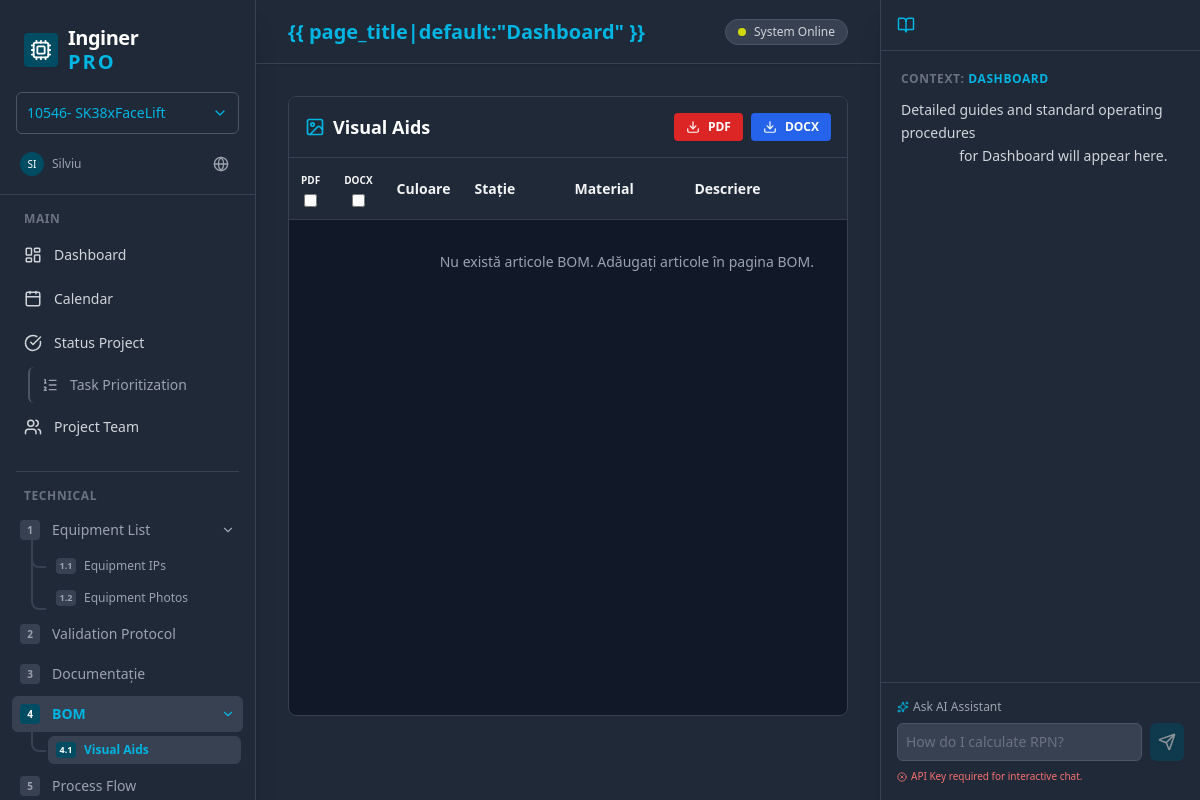
The page /visual-aids/ on the database as committed earlier.
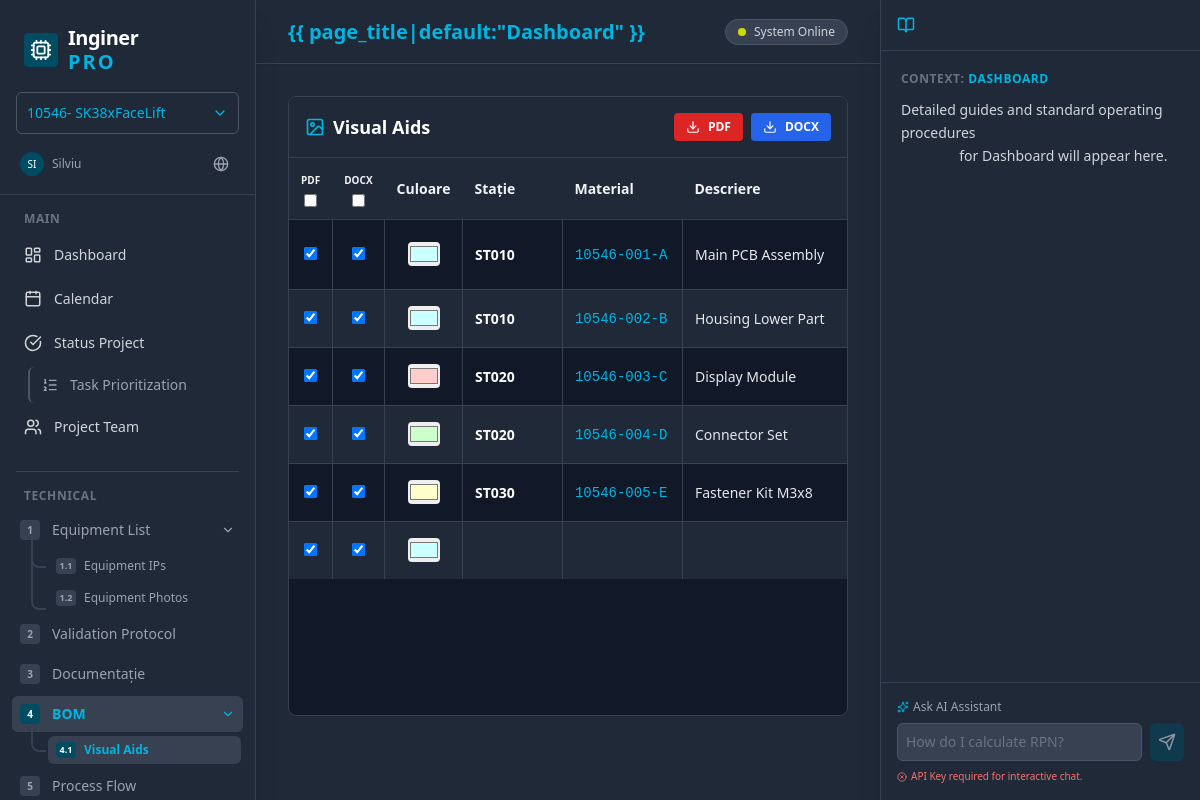
The same page on the database as committed later.
### core/models.py (models this page shows, shortened)
class BomItem(models.Model):
    station = models.CharField(max_length=100)
    part_number = models.CharField(max_length=100, verbose_name="Material/Part Number")
    description = models.TextField(blank=True)
    quantity = models.PositiveIntegerField(default=1)
    visual_aid_bg_color = models.CharField(max_length=7, default='#CCFFFF')
    image = models.ImageField(upload_to='bom_images/', blank=True, null=True)
    order = models.PositiveIntegerField(default=0)
    variants = models.ManyToManyField(Variant, through='BomItemVariant', related_name='bom_items')
    class Meta:
        ordering = ['order', 'station']

### core/views.py (the view)
# urls.py: path('visual-aids/', views.visual_aids, name='visual_aids'),
def visual_aids(request):
    bom_items = BomItem.objects.prefetch_related('item_variants__variant').all()
    variants = Variant.objects.all()
    context = {
        'active_view': 'visual_aids',
        'page_title': 'Visual Aids',
        'bom_items': bom_items,
        'variants': variants,
    }
    return render(request, 'visual_aids.html', context)

### templates/visual_aids.html (shortened to what this page needs)
{% extends 'base.html' %}
{% load static %}
{% load validation_extras %}
{% block content %}
<div
    class="bg-white dark:bg-gray-900 rounded-lg border border-gray-200 dark:border-gray-700 shadow-sm flex flex-col h-[calc(100vh-180px)] overflow-hidden">
    <div
        class="p-4 border-b border-gray-200 dark:border-gray-700 flex justify-between items-center bg-gray-50 dark:bg-gray-800">
        <h2 class="text-lg font-bold text-gray-800 dark:text-white flex items-center gap-2">
            <i data-lucide="image" class="w-5 h-5 text-preh-petrol dark:text-preh-light-blue"></i>
            Visual Aids
        </h2>
        <div class="flex gap-2">
            <form action="{% url 'visual_aids_export_pdf' %}" method="post" class="inline">
                <button type="submit"
                    class="flex items-center gap-2 px-3 py-1.5 bg-red-600 text-white rounded hover:bg-red-700 transition-colors text-xs font-bold shadow-sm">
                    <i data-lucide="download" class="w-3.5 h-3.5"></i>
                    PDF
                </button>
            </form>
            <form action="{% url 'visual_aids_export_docx' %}" method="post" class="inline">
                <button type="submit"
                    class="flex items-center gap-2 px-3 py-1.5 bg-blue-600 text-white rounded hover:bg-blue-700 transition-colors text-xs font-bold shadow-sm">
                    <i data-lucide="download" class="w-3.5 h-3.5"></i>
                    DOCX
                </button>
            </form>
        </div>
    </div>
    <div class="flex-1 overflow-auto">
        <table class="w-full text-sm text-left border-collapse">
            <thead
                class="bg-gray-100 dark:bg-gray-800 text-gray-700 dark:text-gray-100 font-semibold sticky top-0 shadow-sm z-10">
                <tr>
                    <th class="p-3 border-b dark:border-gray-700 w-12 text-center">
                        <div class="flex flex-col items-center">
                            <span class="text-[10px] mb-1">PDF</span>
                            <input type="checkbox" id="select-all-pdf" onchange="toggleAll('pdf', this.checked)" />
                        </div>
                    </th>
                    <th class="p-3 border-b dark:border-gray-700 w-12 text-center">
                        <div class="flex flex-col items-center">
                            <span class="text-[10px] mb-1">DOCX</span>
                            <input type="checkbox" id="select-all-docx" onchange="toggleAll('docx', this.checked)" />
                        </div>
                    </th>
                    <th class="p-3 border-b dark:border-gray-700 w-20 text-center">Culoare</th>
                    <th class="p-3 border-b dark:border-gray-700 min-w-[100px]">Stație</th>
                    <th class="p-3 border-b dark:border-gray-700 min-w-[120px]">Material</th>
                    <th class="p-3 border-b dark:border-gray-700 min-w-[200px]">Descriere</th>
                </tr>
            </thead>
            <tbody class="divide-y divide-gray-100 dark:divide-gray-700">
                {% for item in bom_items %}
                <tr
                    class="hover:bg-gray-50 dark:hover:bg-gray-800 {% if forloop.counter|divisibleby:2 %}bg-gray-50 dark:bg-gray-800{% else %}bg-white dark:bg-gray-900{% endif %}">
                    <td class="p-3 text-center border-r dark:border-gray-700">
                        <input type="checkbox" name="pdf_{{ item.id }}" class="pdf-checkbox" checked />
                    </td>
                    <td class="p-3 text-center border-r dark:border-gray-700">
                        <input type="checkbox" name="docx_{{ item.id }}" class="docx-checkbox" checked />
                    </td>
                    <td class="p-3 text-center border-r dark:border-gray-700">
                        <input type="color" value="{{ item.visual_aid_bg_color }}"
                            hx-post="/visual-aids/color/{{ item.id }}/" hx-trigger="change" name="color"
                            class="w-8 h-6 p-0 border-0 rounded cursor-pointer" />
                    </td>
                    <td class="p-3 font-bold dark:text-white border-r dark:border-gray-700">{{ item.station }}</td>
                    <td class="p-3 text-preh-petrol dark:text-preh-light-blue font-mono border-r dark:border-gray-700">
                        {{ item.part_number }}</td>
                    <td class="p-3 dark:text-gray-200 border-r dark:border-gray-700">{{ item.description }}</td>
                </tr>
                {% empty %}
                <tr>
                    <td colspan="7" class="p-8 text-center text-gray-400">
                        Nu există articole BOM. Adăugați articole în pagina BOM.
                    </td>
                </tr>
                {% endfor %}
            </tbody>
        </table>
    </div>
</div>
{% endblock %}

Rows that differ between the two databases and show on the page:
added BomItem: color "#ccffff", station "ST010", part_number "10546-001-A", description "Main PCB Assembly"
added BomItem: color "#ccffff", station "ST010", part_number "10546-002-B", description "Housing Lower Part"
added BomItem: color "#ffcccc", station "ST020", part_number "10546-003-C", description "Display Module"
added BomItem: color "#ccffcc", station "ST020", part_number "10546-004-D", description "Connector Set"
added BomItem: color "#ffffcc", station "ST030", part_number "10546-005-E", description "Fastener Kit M3x8"
added BomItem: color "#ccffff"
Other text that changed with them:
text no longer shown: "Nu există articole BOM. Adăugați articole în pagina BOM."
